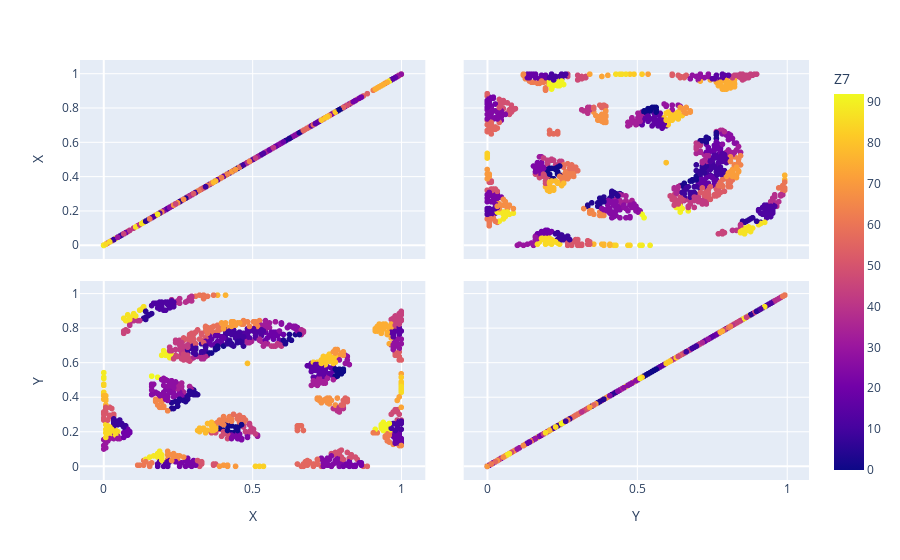

Notebook cell for this chart:
### Code cell
classix_density=Extractor.classix(group_merging_mode='density',minPts=minPts_best_density,radius=radius_best_density,scale=scale_best_density)
classix_density.fit(X_train)
Y_pred_density=classix_density.predict(X_test)

df_pred_density=pd.DataFrame(pd.concat([pd.DataFrame(X_test,columns=['X','Y']),pd.DataFrame(Y_pred_distance,columns=[select_name_Z])],axis=1))
print('Plot of target: ',select_name_Z,'\n')
fig = px.scatter_matrix(df_pred_density,
    dimensions=['X','Y'],
    color=select_name_Z)
fig.show()

### Figure 1 — Plotly figure (JSON) as saved in the notebook; plotly's stock layout.template omitted (floating-point values rounded to 4 significant figures; data arrays with more than 128 entries replaced by an {"elided": "..."} marker saying what was removed)
{"data": [{"dimensions": [{"axis": {"matches": true}, "label": "X", "values": {"elided": "1071 float values"}}, {"axis": {"matches": true}, "label": "Y", "values": {"elided": "1071 float values"}}], "hovertemplate": "%{xaxis.title.text}=%{x}<br>%{yaxis.title.text}=%{y}<br>Z7=%{marker.color}<extra></extra>", "legendgroup": "", "marker": {"color": {"elided": "1071 int values"}, "coloraxis": "coloraxis", "symbol": "circle"}, "name": "", "showlegend": false, "type": "splom"}], "layout": {"coloraxis": {"colorbar": {"title": {"text": "Z7"}}, "colorscale": [[0, "#0d0887"], [0.1111, "#46039f"], [0.2222, "#7201a8"], [0.3333, "#9c179e"], [0.4444, "#bd3786"], [0.5556, "#d8576b"], [0.6667, "#ed7953"], [0.7778, "#fb9f3a"], [0.8889, "#fdca26"], [1, "#f0f921"]]}, "dragmode": "select", "legend": {"tracegroupgap": 0}, "margin": {"t": 60}}}
